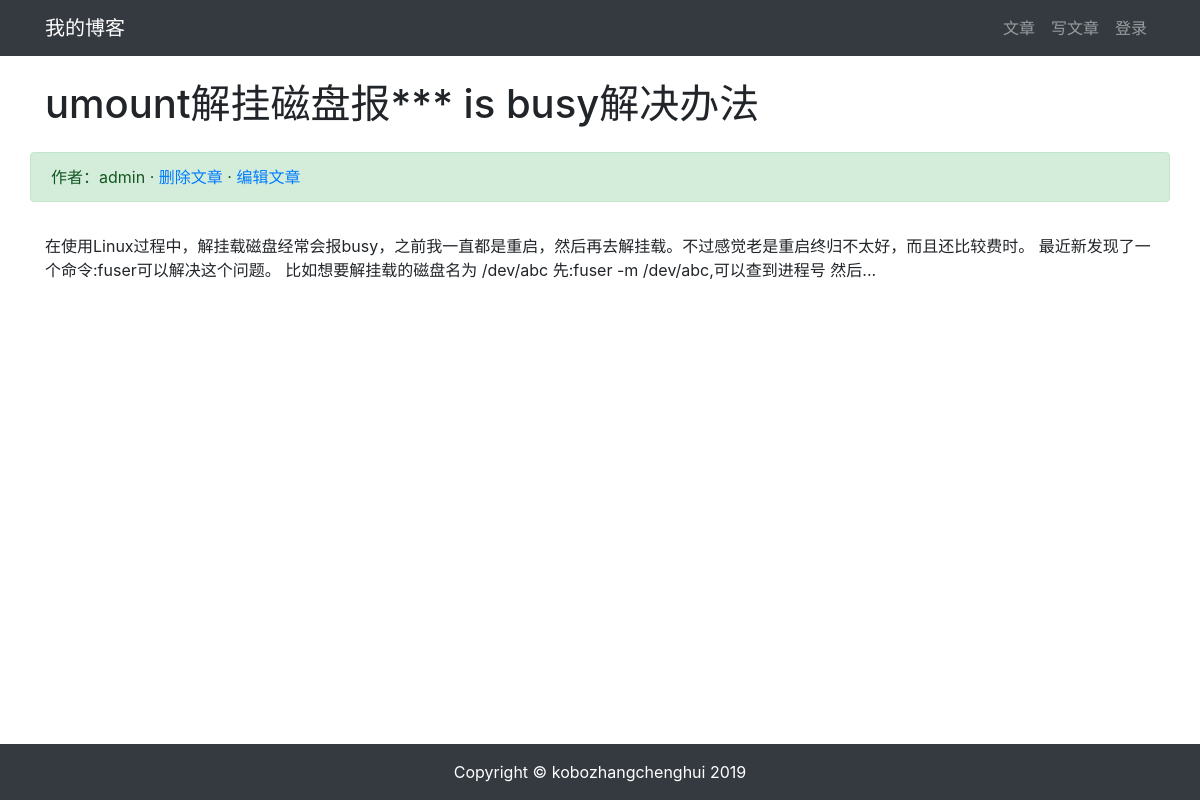
The page /article/article-detail/9/ on the database its author committed.
### article/models.py (models this page shows, shortened)
class ArticlePost(models.Model):
    author = models.ForeignKey(User, on_delete=models.CASCADE)
    title = models.CharField(max_length=100)
    body = models.TextField()
    created = models.DateTimeField(default=timezone.now)
    updated = models.DateTimeField(auto_now=True)
    class Meta:
        ordering = ('-created',)

### article/views.py (the view)
# urls.py: path('article-detail/<int:id>/', views.article_detail, name='article_detail'),
def article_detail(request, id):
    article = ArticlePost.objects.get(id=id)
    article.body = markdown.markdown(article.body,
        extensions=[
        'markdown.extensions.extra',
        'markdown.extensions.codehilite',
        ])
    context = { 'article': article }
    return render(request, 'article/detail.html', context)

### templates/article/detail.html (shortened to what this page needs)
{% extends "base.html" %}
{% load staticfiles %}
{% block content %}
<div class="container">
    <div class="row">
        <h1 class="col-12 mt-4 mb-4">{{ article.title }}</h1>
        <div class="col-12 alert alert-success">作者：{{ article.author }}
         · <a href="#" onclick="confirm_delete()">删除文章</a>
          · <a href="{% url "article:article_update" article.id %}">编辑文章</a>
        </div>
        <div class="col-12">
            <p>{{ article.body|safe }}</p>
        </div>
    </div>
</div>
{% endblock content %}

### rows shown on the page
ArticlePost: title "umount解挂磁盘报*** is busy解决办法", author "admin", body "在使用Linux过程中，解挂载磁盘经常会报busy，之前我一直都是重启，然后再去解挂载。不过感觉老是重启终归不太好，而且还比较费时。 最近新发现了一个命令:fuser可以解决这个问题。 比如想要解挂载的磁盘名为 /dev/abc 先:fuser -m /dev/abc,可以查到进程号 然后..."
